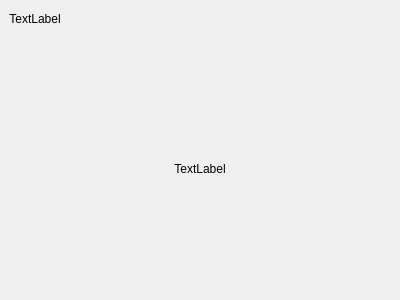
<?xml version="1.0" encoding="UTF-8"?>
<ui version="4.0">
 <class>StatusMonitorWidget</class>
 <widget class="QWidget" name="StatusMonitorWidget">
  <property name="geometry">
   <rect>
    <x>0</x>
    <y>0</y>
    <width>400</width>
    <height>300</height>
   </rect>
  </property>
  <property name="windowTitle">
   <string>Form</string>
  </property>
  <layout class="QHBoxLayout" name="horizontalLayout">
   <property name="spacing">
    <number>0</number>
   </property>
   <property name="leftMargin">
    <number>0</number>
   </property>
   <property name="topMargin">
    <number>0</number>
   </property>
   <property name="rightMargin">
    <number>0</number>
   </property>
   <property name="bottomMargin">
    <number>0</number>
   </property>
   <item>
    <widget class="QWidget" name="mainWidget" native="true">
     <layout class="QVBoxLayout" name="verticalLayout" stretch="1,14">
      <property name="spacing">
       <number>0</number>
      </property>
      <property name="leftMargin">
       <number>0</number>
      </property>
      <property name="topMargin">
       <number>0</number>
      </property>
      <property name="rightMargin">
       <number>0</number>
      </property>
      <property name="bottomMargin">
       <number>0</number>
      </property>
      <item>
       <widget class="QWidget" name="titleWidget" native="true">
        <layout class="QHBoxLayout" name="horizontalLayout_2">
         <item>
          <widget class="QLabel" name="labTitle">
           <property name="text">
            <string>TextLabel</string>
           </property>
           <property name="alignment">
            <set>Qt::AlignCenter</set>
           </property>
          </widget>
         </item>
         <item>
          <spacer name="horizontalSpacer">
           <property name="orientation">
            <enum>Qt::Horizontal</enum>
           </property>
           <property name="sizeHint" stdset="0">
            <size>
             <width>40</width>
             <height>20</height>
            </size>
           </property>
          </spacer>
         </item>
        </layout>
       </widget>
      </item>
      <item>
       <widget class="QWidget" name="contentWidget" native="true">
        <layout class="QHBoxLayout" name="horizontalLayout_3">
         <item>
          <widget class="QLabel" name="labContent">
           <property name="text">
            <string>TextLabel</string>
           </property>
           <property name="alignment">
            <set>Qt::AlignCenter</set>
           </property>
          </widget>
         </item>
        </layout>
       </widget>
      </item>
     </layout>
    </widget>
   </item>
  </layout>
 </widget>
 <resources/>
 <connections/>
</ui>
